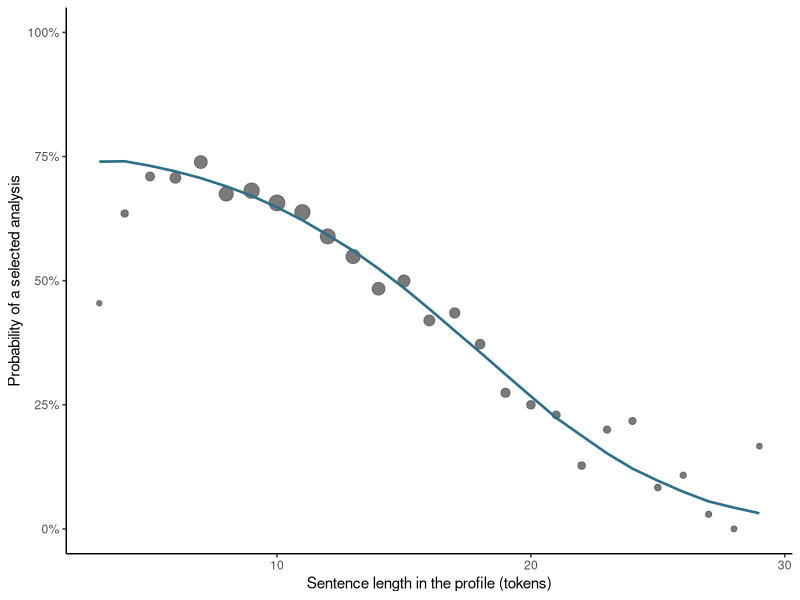

The R source for this figure:
## ---- chunk 1
#| label: load-jacy-mechanisms
#| message: false
#| warning: false

jacy <- utils::read.csv(
  "data/jacy-mrs/tanaka-selection.csv",
  check.names = FALSE
)

jacy$selected <- as.integer(jacy$preferred_analysis_count > 0L)
jacy$length_z <- as.numeric(scale(jacy$item_length))

stopifnot(
  nrow(jacy) == 15000L,
  !anyDuplicated(paste(jacy$profile, jacy$item_id, sep = "::")),
  sum(jacy$selected) == 8670L,
  sum(jacy$parse_readings == -1L) == 318L
)
## ---- chunk 2
#| label: fit-jacy-mechanisms

profile_only <- stats::glm(
  selected ~ profile,
  family = stats::binomial(),
  data = jacy
)

length_model <- stats::glm(
  selected ~ length_z + I(length_z^2) + profile,
  family = stats::binomial(),
  data = jacy
)

length_test <- stats::anova(
  profile_only,
  length_model,
  test = "LRT"
)

length_terms <- data.frame(
  term = c("Standardized length", "Squared standardized length"),
  estimate = stats::coef(length_model)[c("length_z", "I(length_z^2)")],
  row.names = NULL
)

model_comparison <- data.frame(
  added_terms = "length_z + length_z^2",
  degrees_of_freedom = length_test$Df[2],
  deviance_reduction = length_test$Deviance[2]
)

stopifnot(
  abs(length_terms$estimate[1] - (-0.56974)) < 1e-4,
  abs(length_terms$estimate[2] - (-0.112317)) < 1e-4,
  abs(model_comparison$deviance_reduction - 1271.390) < 0.01
)

length_terms
model_comparison
## ---- chunk 3
#| label: plot-jacy-mechanisms
#| fig-width: 6.4
#| fig-height: 4

jacy$fitted_probability <- stats::predict(
  length_model,
  type = "response"
)

raw_by_length <- stats::aggregate(
  selected ~ item_length,
  jacy,
  function(x) c(items = length(x), probability = mean(x))
)
raw_by_length <- data.frame(
  item_length = raw_by_length$item_length,
  items = raw_by_length$selected[, "items"],
  raw_probability = raw_by_length$selected[, "probability"]
)

fitted_by_length <- stats::aggregate(
  fitted_probability ~ item_length,
  jacy,
  mean
)

length_plot_data <- merge(
  raw_by_length,
  fitted_by_length,
  by = "item_length",
  all.x = TRUE,
  sort = TRUE
)
length_plot_data <- subset(length_plot_data, items >= 20L)

ggplot2::ggplot(
  length_plot_data,
  ggplot2::aes(item_length, raw_probability)
) +
  ggplot2::geom_point(
    ggplot2::aes(size = items),
    color = "grey35",
    alpha = 0.8 # dqr-allow: algorithm-setting
  ) +
  ggplot2::geom_line(
    ggplot2::aes(y = fitted_probability),
    color = "#2B6F8A",
    linewidth = 0.9
  ) +
  ggplot2::scale_y_continuous(
    limits = c(0, 1),
    labels = scales::label_percent(accuracy = 1) # dqr-allow: algorithm-setting
  ) +
  ggplot2::scale_size_continuous(range = c(1.5, 5), guide = "none") +
  ggplot2::labs(
    x = "Sentence length in the profile (tokens)",
    y = "Probability of a selected analysis"
  ) +
  ggplot2::theme_classic(base_size = 11)
